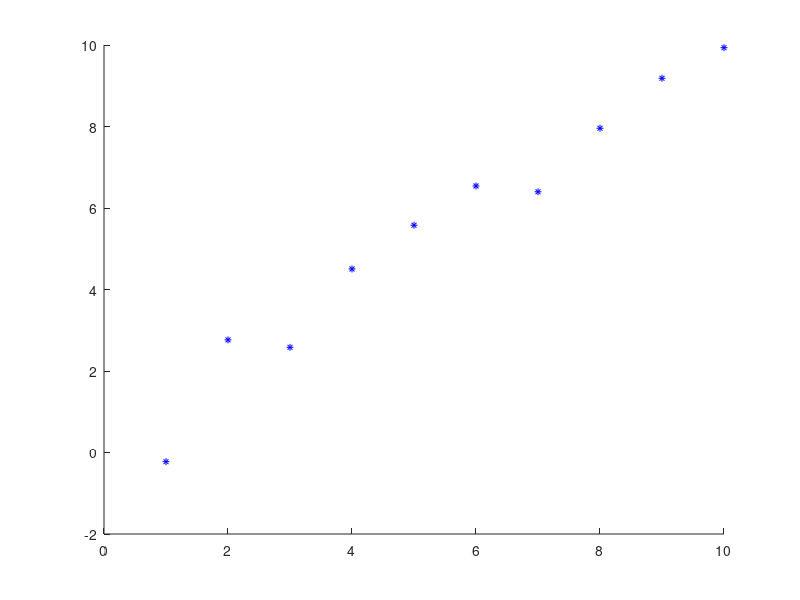

This chart was generated by the following MATLAB code: (Note: this script raises an error after producing the figure.)
% MTRX5700 - Assignment 2
% Martin Abeleda
% Q1 b
% Implement a function to compute the least square minimization for
% fitting a line to a list of scan points.

x = 1:10;
rng default;  % For reproducibility
figure('Color',[1 1 1]);

y = x + randn(1,10);
scatter(x,y,25,'b','*')
hold on
    
[a, b] = leastSquares(x, y);

plot(a*x + b, 'b');
title('Least Squares Minimisation');
ylabel('x');
xlabel('y');